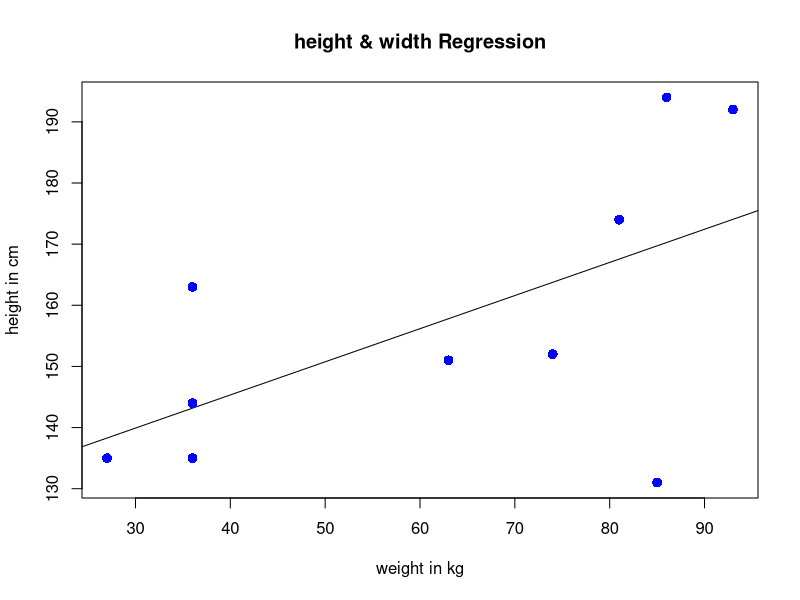

R code for this plot:
x <- c(151,174,144,135,152,135,131,163,194,192)
y <- c(63,81,36,27,74,36,85,36,86,93)
relation <- lm(y~x)
print(relation)
print(summary(relation))
a <- data.frame(x = 170)
result <- predict(relation,a)
print(result)
png(file="regression.png")
plot(y,x,col ="blue", main = "height & width Regression" , 
     abline(lm(x~y)),cex=1.3,pch=16,xlab="weight in kg",ylab="height in cm")
dev.off()